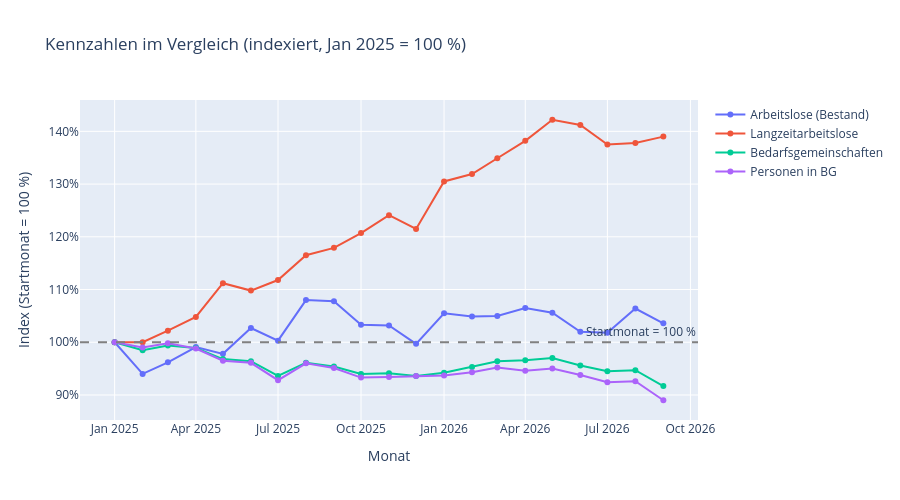

Here is the notebook cell this chart was saved with:
### Markdown cell above
## 4. Kennzahlen im Vergleich (indexiert)

Die vier Kernkennzahlen haben sehr unterschiedliche Größenordnungen (500 bis 5.000+), daher
werden sie hier auf den ersten Berichtsmonat **indexiert**: Der Wert im Startmonat wird gleich
**100** gesetzt, alle folgenden Monate werden relativ dazu umgerechnet.

**So liest man die Werte:** 100 = wie im Startmonat. Ein Wert von **110** bedeutet **+10 %**
gegenüber dem Startmonat, ein Wert von **90** bedeutet **−10 %**. So lassen sich Kennzahlen mit
völlig unterschiedlichen absoluten Größenordnungen (z. B. 700 Langzeitarbeitslose vs. 5.000
Personen in BG) in einem Diagramm vergleichen.

### Code cell
vergleich_spalten = ["Arbeitslose (Bestand)", "Langzeitarbeitslose", "Bedarfsgemeinschaften", "Personen in BG"]
indexiert = (kennzahlen[vergleich_spalten] / kennzahlen[vergleich_spalten].iloc[0] * 100).round(1)

fig = go.Figure()
for spalte in vergleich_spalten:
    fig.add_trace(go.Scatter(
        x=indexiert.index, y=indexiert[spalte], name=spalte,
        mode="lines+markers", marker=dict(size=6),
        hovertemplate="%{y:.1f}<extra></extra>",
    ))
fig.add_hline(y=100, line_dash="dash", line_color="grey", annotation_text="Startmonat = 100 %")
fig.update_layout(
    title=f"Kennzahlen im Vergleich (indexiert, {indexiert.index[0]:%b %Y} = 100 %)",
    yaxis_title="Index (Startmonat = 100 %)",
    yaxis_ticksuffix="%",
    xaxis_title="Monat",
    hovermode="x unified",
    height=500,
)
fig

### Figure 1 — Plotly figure (JSON) as saved in the notebook; plotly's stock layout.template omitted (floating-point values rounded to 4 significant figures)
{"data": [{"hovertemplate": "%{y:.1f}<extra></extra>", "marker": {"size": 6}, "mode": "lines+markers", "name": "Arbeitslose (Bestand)", "type": "scatter", "x": ["2025-01-01T00:00:00", "2025-02-01T00:00:00", "2025-03-01T00:00:00", "2025-04-01T00:00:00", "2025-05-01T00:00:00", "2025-06-01T00:00:00", "2025-07-01T00:00:00", "2025-08-01T00:00:00", "2025-09-01T00:00:00", "2025-10-01T00:00:00", "2025-11-01T00:00:00", "2025-12-01T00:00:00", "2026-01-01T00:00:00", "2026-02-01T00:00:00", "2026-03-01T00:00:00", "2026-04-01T00:00:00", "2026-05-01T00:00:00", "2026-06-01T00:00:00", "2026-07-01T00:00:00", "2026-08-01T00:00:00", "2026-09-01T00:00:00"], "y": [100.0, 94.0, 96.2, 99.1, 97.8, 102.7, 100.3, 108.0, 107.8, 103.3, 103.2, 99.7, 105.5, 104.9, 105.0, 106.5, 105.6, 102.0, 101.8, 106.4, 103.6]}, {"hovertemplate": "%{y:.1f}<extra></extra>", "marker": {"size": 6}, "mode": "lines+markers", "name": "Langzeitarbeitslose", "type": "scatter", "x": ["2025-01-01T00:00:00", "2025-02-01T00:00:00", "2025-03-01T00:00:00", "2025-04-01T00:00:00", "2025-05-01T00:00:00", "2025-06-01T00:00:00", "2025-07-01T00:00:00", "2025-08-01T00:00:00", "2025-09-01T00:00:00", "2025-10-01T00:00:00", "2025-11-01T00:00:00", "2025-12-01T00:00:00", "2026-01-01T00:00:00", "2026-02-01T00:00:00", "2026-03-01T00:00:00", "2026-04-01T00:00:00", "2026-05-01T00:00:00", "2026-06-01T00:00:00", "2026-07-01T00:00:00", "2026-08-01T00:00:00", "2026-09-01T00:00:00"], "y": [100.0, 100.0, 102.2, 104.8, 111.2, 109.8, 111.8, 116.5, 117.9, 120.7, 124.1, 121.5, 130.5, 131.9, 134.9, 138.2, 142.2, 141.2, 137.5, 137.8, 139.0]}, {"hovertemplate": "%{y:.1f}<extra></extra>", "marker": {"size": 6}, "mode": "lines+markers", "name": "Bedarfsgemeinschaften", "type": "scatter", "x": ["2025-01-01T00:00:00", "2025-02-01T00:00:00", "2025-03-01T00:00:00", "2025-04-01T00:00:00", "2025-05-01T00:00:00", "2025-06-01T00:00:00", "2025-07-01T00:00:00", "2025-08-01T00:00:00", "2025-09-01T00:00:00", "2025-10-01T00:00:00", "2025-11-01T00:00:00", "2025-12-01T00:00:00", "2026-01-01T00:00:00", "2026-02-01T00:00:00", "2026-03-01T00:00:00", "2026-04-01T00:00:00", "2026-05-01T00:00:00", "2026-06-01T00:00:00", "2026-07-01T00:00:00", "2026-08-01T00:00:00", "2026-09-01T00:00:00"], "y": [100.0, 98.5, 99.4, 98.9, 96.8, 96.4, 93.6, 96.1, 95.4, 94.0, 94.1, 93.6, 94.2, 95.3, 96.4, 96.6, 97.0, 95.6, 94.5, 94.7, 91.7]}, {"hovertemplate": "%{y:.1f}<extra></extra>", "marker": {"size": 6}, "mode": "lines+markers", "name": "Personen in BG", "type": "scatter", "x": ["2025-01-01T00:00:00", "2025-02-01T00:00:00", "2025-03-01T00:00:00", "2025-04-01T00:00:00", "2025-05-01T00:00:00", "2025-06-01T00:00:00", "2025-07-01T00:00:00", "2025-08-01T00:00:00", "2025-09-01T00:00:00", "2025-10-01T00:00:00", "2025-11-01T00:00:00", "2025-12-01T00:00:00", "2026-01-01T00:00:00", "2026-02-01T00:00:00", "2026-03-01T00:00:00", "2026-04-01T00:00:00", "2026-05-01T00:00:00", "2026-06-01T00:00:00", "2026-07-01T00:00:00", "2026-08-01T00:00:00", "2026-09-01T00:00:00"], "y": [100.0, 99.0, 99.8, 98.8, 96.5, 96.1, 92.8, 96.0, 95.1, 93.3, 93.4, 93.6, 93.7, 94.3, 95.2, 94.6, 95.0, 93.8, 92.4, 92.6, 89.0]}], "layout": {"annotations": [{"showarrow": false, "text": "Startmonat = 100 %", "x": 1, "xanchor": "right", "xref": "x domain", "y": 100, "yanchor": "bottom", "yref": "y"}], "height": 500, "hovermode": "x unified", "shapes": [{"line": {"color": "grey", "dash": "dash"}, "type": "line", "x0": 0, "x1": 1, "xref": "x domain", "y0": 100, "y1": 100, "yref": "y"}], "title": {"text": "Kennzahlen im Vergleich (indexiert, Jan 2025 = 100 %)"}, "xaxis": {"title": {"text": "Monat"}}, "yaxis": {"ticksuffix": "%", "title": {"text": "Index (Startmonat = 100 %)"}}}}
